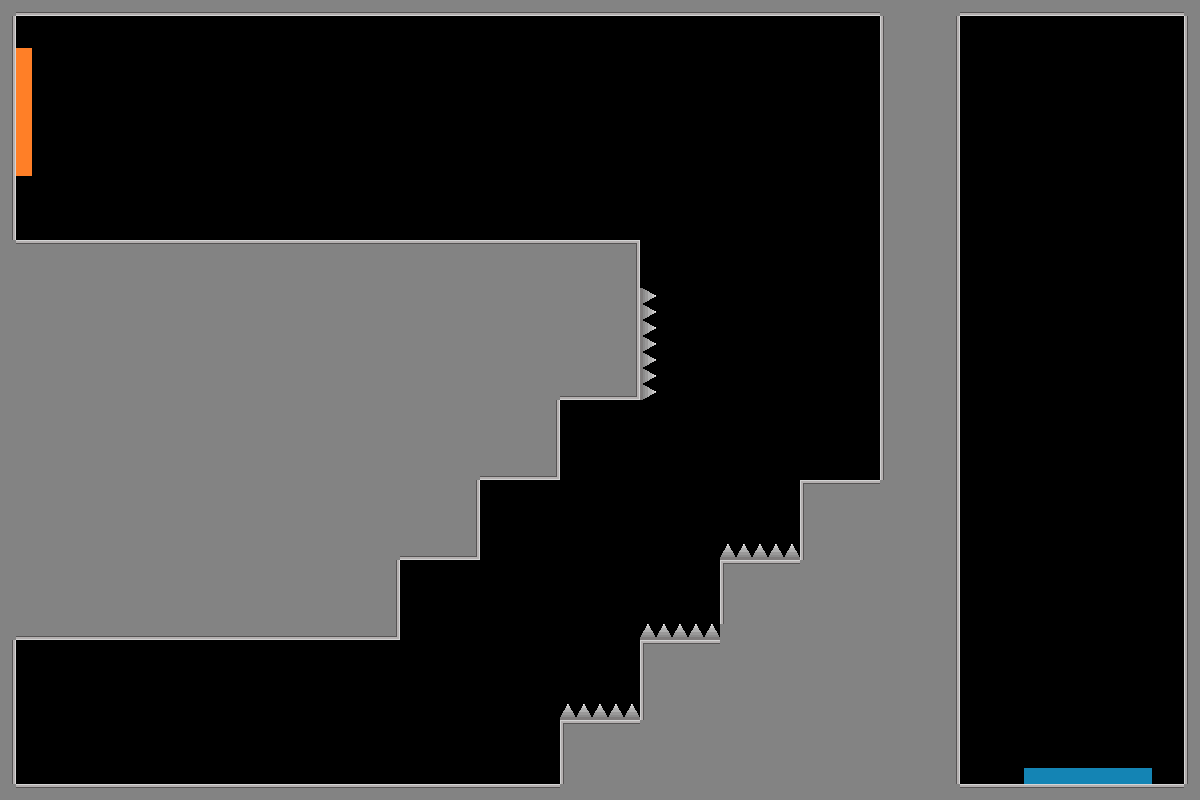

Rendered tile map (Tiled .tmx) drawn with the repository's tilesets; below, a short description and the map source with its tile grids summarised:
An orthogonal 75x50 tile map with 16x16 px tiles, 1 tile layer (Tile Layer 1) and 2 objects (Orange_portal_floor, B_portal_ceiling).

<map version="1.10" tiledversion="1.12.2" orientation="orthogonal" renderorder="right-down" width="75" height="50" tilewidth="16" tileheight="16" infinite="0" nextlayerid="3" nextobjectid="3">
 <tileset firstgid="1" source="place_holder_tileset.tsx" />
 <layer id="1" name="Tile Layer 1" width="75" height="50">
  <data>[3750 cells, 1579 non-empty, 12 distinct tile ids]</data>
 </layer>
 <objectgroup id="2" name="object_layer">
  <object id="1" name="Orange_portal_floor" x="15.626" y="175.381" width="128" height="16" rotation="270">
   <properties>
    <property name="portal_id" type="int" value="2" />
    <property name="portal_rotation" type="int" value="270" />
    <property name="portal_target" type="int" value="1" />
    <property name="portal_type" value="portal" />
   </properties>
  </object>
  <object id="2" name="B_portal_ceiling" x="1024.22" y="766.544" width="128" height="16">
   <properties>
    <property name="portal_id" type="int" value="1" />
    <property name="portal_rotation" type="int" value="180" />
    <property name="portal_target" type="int" value="2" />
    <property name="portal_type" value="portal" />
   </properties>
  </object>
 </objectgroup>
</map>
